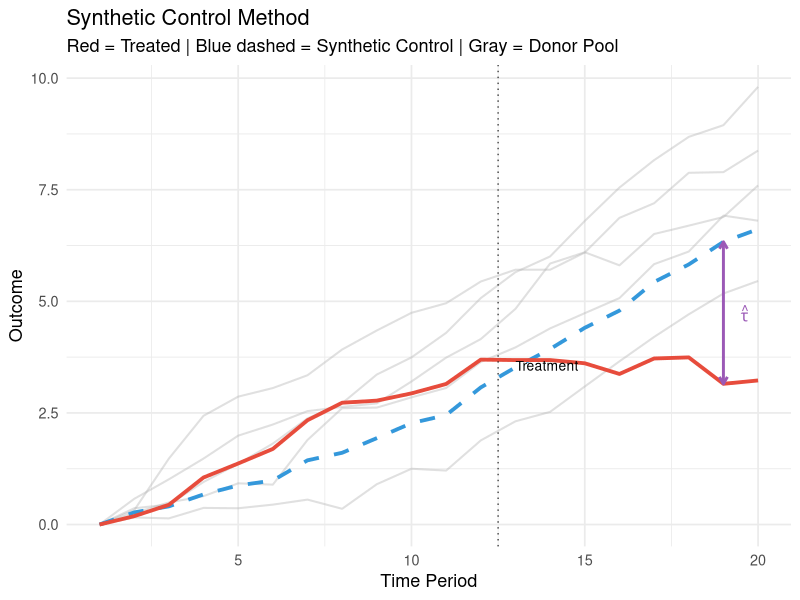
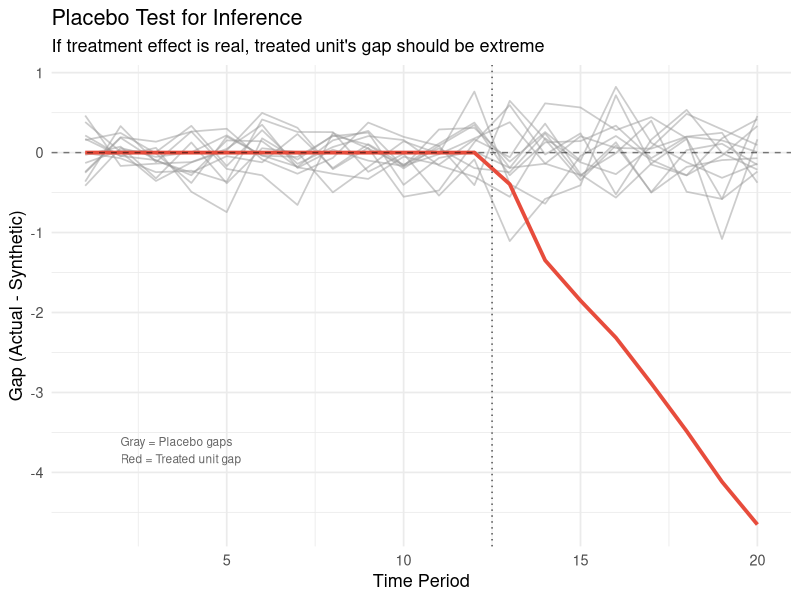
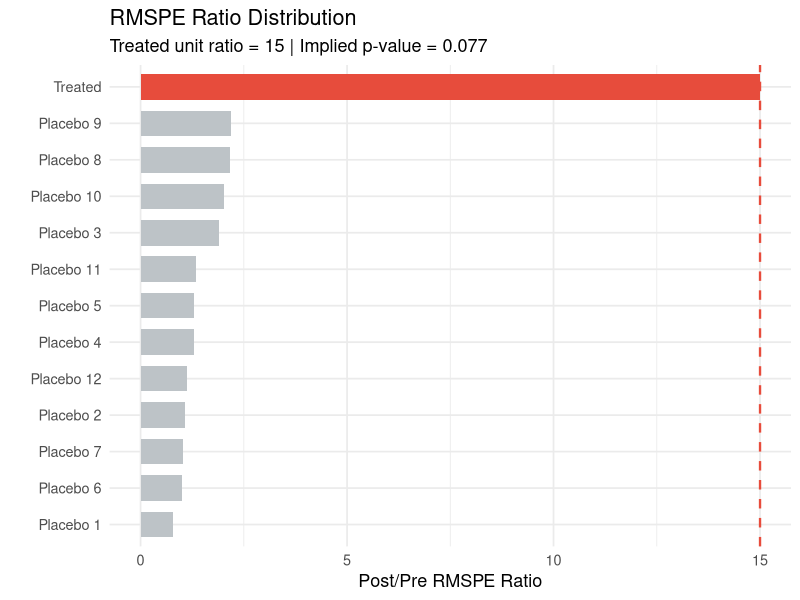
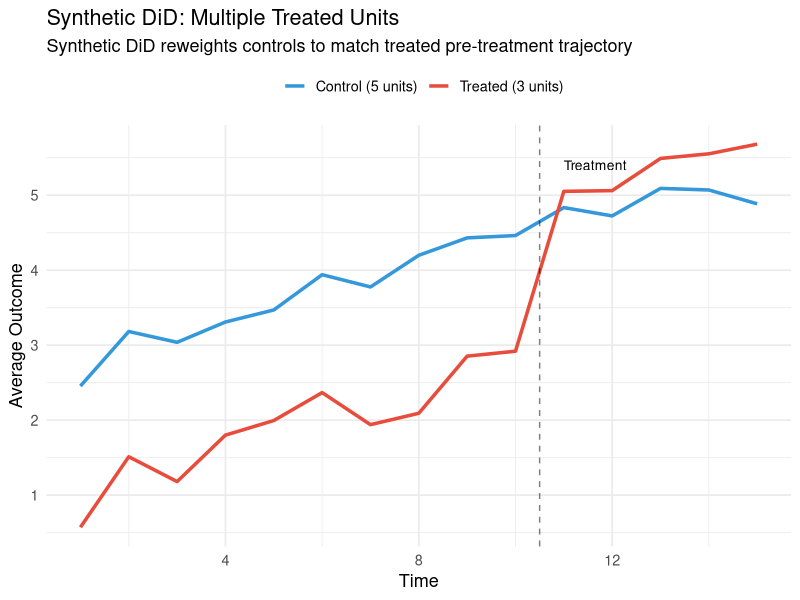
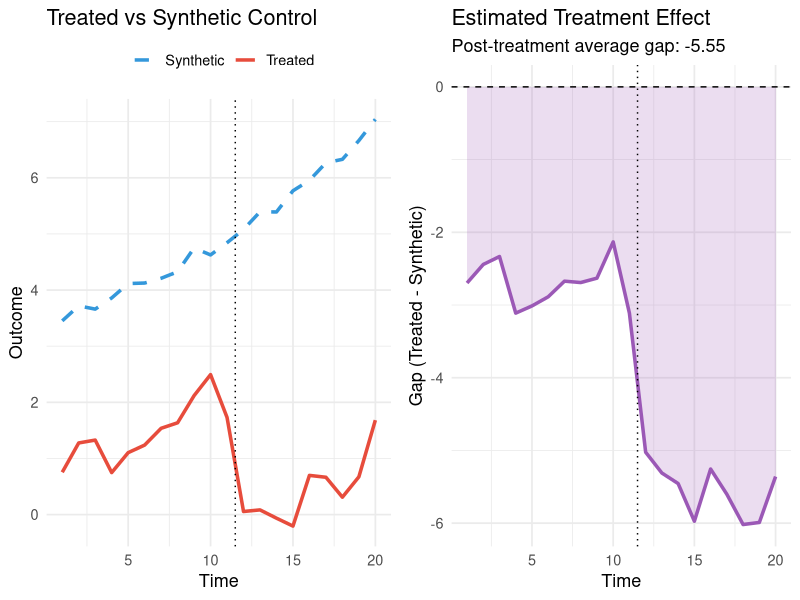
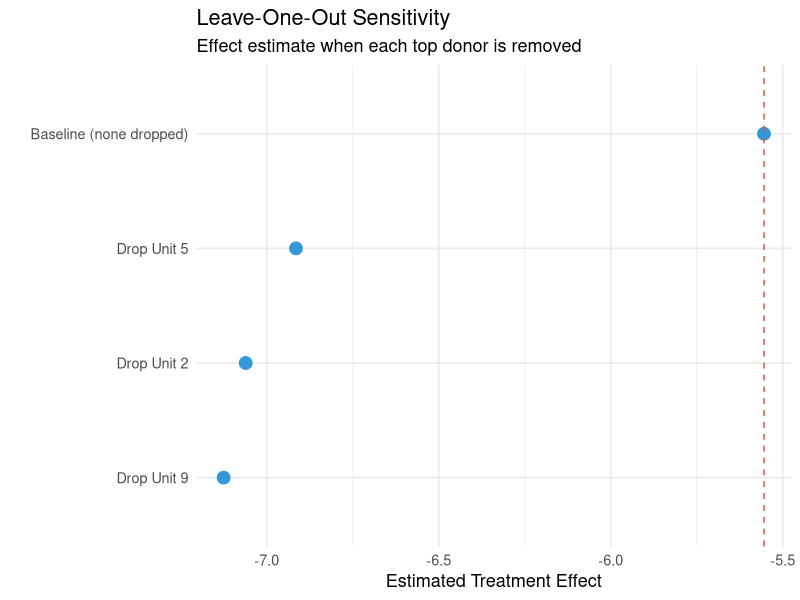

Here is the R script that generated these plots, in order:
## ---- chunk 1
#| label: setup
#| include: false

knitr::opts_chunk$set(
  echo = TRUE, warning = FALSE, message = FALSE,
  fig.width = 10, fig.height = 6, fig.align = "center"
)

library(dplyr)
library(tidyr)
library(ggplot2)

theme_set(theme_minimal(base_size = 13))
set.seed(42)
## ---- chunk 2
#| label: scm-visual
#| fig-cap: "Synthetic control: construct counterfactual from weighted donors"

# Simulate SCM scenario
set.seed(123)
T_total <- 20
T0 <- 12  # Treatment after period 12

# Treated unit trajectory
treated_base <- cumsum(c(0, rnorm(T0-1, 0.3, 0.2)))
treated_post <- treated_base[T0] + cumsum(rnorm(T_total - T0, -0.1, 0.25))
treated <- c(treated_base, treated_post)

# Donor units (5 potential controls)
donors <- lapply(1:5, function(i) {
  base <- cumsum(c(0, rnorm(T_total-1, 0.25 + 0.05*i, 0.3)))
  data.frame(time = 1:T_total, unit = paste("Donor", i), y = base)
}) %>% bind_rows()

# Optimal weights (illustrative - found to match pre-treatment)
weights <- c(0.45, 0.30, 0.15, 0.10, 0.00)

# Construct synthetic control
synthetic <- donors %>%
  mutate(weight = case_when(
    unit == "Donor 1" ~ weights[1],
    unit == "Donor 2" ~ weights[2],
    unit == "Donor 3" ~ weights[3],
    unit == "Donor 4" ~ weights[4],
    TRUE ~ weights[5]
  )) %>%
  group_by(time) %>%
  summarize(y = sum(y * weight), .groups = "drop")

# Combine for plotting
treated_df <- data.frame(time = 1:T_total, y = treated, unit = "Treated")

ggplot() +
  # Donor units (faded)
  geom_line(data = donors, aes(x = time, y = y, group = unit),
            color = "gray70", alpha = 0.4, linewidth = 0.7) +
  # Synthetic control
  geom_line(data = synthetic, aes(x = time, y = y),
            color = "#3498db", linewidth = 1.3, linetype = "dashed") +
  # Treated unit
  geom_line(data = treated_df, aes(x = time, y = y),
            color = "#e74c3c", linewidth = 1.3) +
  # Treatment line
  geom_vline(xintercept = T0 + 0.5, linetype = "dotted", alpha = 0.7) +
  annotate("text", x = T0 + 1, y = max(treated) * 0.95,
           label = "Treatment", hjust = 0, size = 3.5) +
  # Gap annotation
  annotate("segment", x = T_total - 1, xend = T_total - 1,
           y = treated[T_total-1], yend = synthetic$y[T_total-1],
           arrow = arrow(ends = "both", length = unit(0.08, "inches")),
           color = "#9b59b6", linewidth = 1) +
  annotate("text", x = T_total - 0.5,
           y = mean(c(treated[T_total-1], synthetic$y[T_total-1])),
           label = expression(hat(tau)), hjust = 0, size = 4, color = "#9b59b6") +
  labs(title = "Synthetic Control Method",
       subtitle = "Red = Treated | Blue dashed = Synthetic Control | Gray = Donor Pool",
       x = "Time Period", y = "Outcome") +
  theme(legend.position = "none")
## ---- chunk 3
#| label: placebo-test
#| fig-cap: "Placebo test: treated unit gap vs. placebo distribution"

# Simulate placebo test
set.seed(789)
n_placebo <- 12

# Treated unit has real effect
treated_gap <- c(rep(0, T0), cumsum(rnorm(T_total - T0, -0.5, 0.2)))

# Placebo gaps (no real effect)
placebo_gaps <- lapply(1:n_placebo, function(i) {
  gap <- c(rnorm(T0, 0, 0.25), rnorm(T_total - T0, 0, 0.35))
  data.frame(time = 1:T_total, gap = gap, unit = paste("Placebo", i))
}) %>% bind_rows()

# Combine
all_gaps <- bind_rows(
  data.frame(time = 1:T_total, gap = treated_gap, unit = "Treated"),
  placebo_gaps
)

ggplot(all_gaps, aes(x = time, y = gap, group = unit)) +
  geom_line(data = filter(all_gaps, unit != "Treated"),
            color = "gray60", alpha = 0.5, linewidth = 0.6) +
  geom_line(data = filter(all_gaps, unit == "Treated"),
            color = "#e74c3c", linewidth = 1.3) +
  geom_hline(yintercept = 0, linetype = "dashed", alpha = 0.5) +
  geom_vline(xintercept = T0 + 0.5, linetype = "dotted", alpha = 0.7) +
  annotate("text", x = 2, y = min(all_gaps$gap) * 0.8,
           label = "Gray = Placebo gaps\nRed = Treated unit gap",
           hjust = 0, size = 3, color = "gray40") +
  labs(title = "Placebo Test for Inference",
       subtitle = "If treatment effect is real, treated unit's gap should be extreme",
       x = "Time Period", y = "Gap (Actual - Synthetic)")
## ---- chunk 4
#| label: rmspe-ratio
#| fig-cap: "RMSPE ratio: normalizing by pre-treatment fit"

# Calculate RMSPE ratios
rmspe_pre <- c(0.12, runif(n_placebo, 0.15, 0.6))  # Treated has good fit
rmspe_post <- c(1.8, runif(n_placebo, 0.2, 1.2))   # Treated has large post gap

rmspe_df <- data.frame(
  unit = c("Treated", paste("Placebo", 1:n_placebo)),
  rmspe_pre = rmspe_pre,
  rmspe_post = rmspe_post
) %>%
  mutate(
    ratio = rmspe_post / rmspe_pre,
    is_treated = unit == "Treated"
  ) %>%
  arrange(desc(ratio))

# P-value
p_val <- mean(rmspe_df$ratio >= rmspe_df$ratio[rmspe_df$unit == "Treated"])

ggplot(rmspe_df, aes(x = reorder(unit, ratio), y = ratio, fill = is_treated)) +
  geom_col(width = 0.7) +
  geom_hline(yintercept = rmspe_df$ratio[rmspe_df$unit == "Treated"],
             linetype = "dashed", color = "#e74c3c", linewidth = 0.8) +
  coord_flip() +
  scale_fill_manual(values = c("FALSE" = "#bdc3c7", "TRUE" = "#e74c3c")) +
  labs(title = "RMSPE Ratio Distribution",
       subtitle = paste0("Treated unit ratio = ",
                        round(rmspe_df$ratio[rmspe_df$unit == "Treated"], 1),
                        " | Implied p-value = ", round(p_val, 3)),
       x = "", y = "Post/Pre RMSPE Ratio") +
  theme(legend.position = "none")
## ---- chunk 5
#| label: sdid-comparison
#| fig-cap: "Synthetic DiD handles multiple treated units"

# Illustrate multiple treated units scenario
sdid_data <- expand.grid(
  time = 1:15,
  unit = 1:8
) %>%
  mutate(
    treated = unit <= 3,
    post = time > 10,
    treatment = treated & post,
    # Generate outcomes
    unit_fe = unit * 0.4,
    time_trend = 0.2 * time,
    tau = ifelse(treatment, 2, 0),
    y = unit_fe + time_trend + tau + rnorm(n(), 0, 0.4),
    group = ifelse(treated, "Treated (3 units)", "Control (5 units)")
  )

# Aggregate by group
agg_data <- sdid_data %>%
  group_by(time, group) %>%
  summarize(y = mean(y), .groups = "drop")

ggplot(agg_data, aes(x = time, y = y, color = group)) +
  geom_line(linewidth = 1.2) +
  geom_vline(xintercept = 10.5, linetype = "dashed", alpha = 0.5) +
  scale_color_manual(values = c("Control (5 units)" = "#3498db",
                                 "Treated (3 units)" = "#e74c3c")) +
  annotate("text", x = 11, y = max(agg_data$y) * 0.95,
           label = "Treatment", hjust = 0, size = 3.5) +
  labs(title = "Synthetic DiD: Multiple Treated Units",
       subtitle = "Synthetic DiD reweights controls to match treated pre-treatment trajectory",
       x = "Time", y = "Average Outcome",
       color = "") +
  theme(legend.position = "top")
## ---- chunk 6
#| label: worked-example
#| fig-cap: "Complete SCM analysis workflow"

# Create synthetic panel data for demonstration
set.seed(42)
n_units <- 15
n_periods <- 20
treatment_time <- 12

# Unit 1 is treated
panel <- expand.grid(
  unit = 1:n_units,
  time = 1:n_periods
) %>%
  mutate(
    treated_unit = (unit == 1),
    post = (time >= treatment_time),
    treatment = treated_unit & post,
    # Pre-treatment characteristics
    x1 = rnorm(n(), mean = unit/5, sd = 0.3),
    x2 = rnorm(n(), mean = time/10, sd = 0.2),
    # Outcome with treatment effect for unit 1
    unit_fe = unit * 0.5,
    time_fe = 0.15 * time,
    tau = ifelse(treatment, -2.5 - 0.1*(time - treatment_time), 0),
    y = unit_fe + time_fe + 0.3*x1 + 0.2*x2 + tau + rnorm(n(), 0, 0.4)
  )

# --- Manual SCM Implementation ---

# Pre-treatment data
pre_data <- panel %>% filter(time < treatment_time)

# Treated unit pre-treatment outcomes
y_treated_pre <- pre_data %>%
  filter(unit == 1) %>%
  arrange(time) %>%
  pull(y)

# Donor pre-treatment outcomes (matrix: time × donors)
Y_donors_pre <- pre_data %>%
  filter(unit != 1) %>%
  pivot_wider(id_cols = time, names_from = unit, values_from = y) %>%
  arrange(time) %>%
  select(-time) %>%
  as.matrix()

# Find weights via constrained least squares (simplified)
# In practice, use quadprog or augsynth
# Here: OLS projection then normalize positive weights

weights_raw <- coef(lm(y_treated_pre ~ Y_donors_pre - 1))
weights_raw[is.na(weights_raw) | weights_raw < 0] <- 0
weights <- weights_raw / sum(weights_raw)

# Construct synthetic control for all periods
synthetic <- panel %>%
  filter(unit != 1) %>%
  left_join(
    data.frame(unit = 2:n_units, weight = weights),
    by = "unit"
  ) %>%
  group_by(time) %>%
  summarize(y_synth = sum(y * weight, na.rm = TRUE), .groups = "drop")

# Get treated outcomes
treated_outcomes <- panel %>%
  filter(unit == 1) %>%
  select(time, y_treated = y)

# Calculate gaps
results <- left_join(treated_outcomes, synthetic, by = "time") %>%
  mutate(gap = y_treated - y_synth)

# --- Visualization ---

p1 <- ggplot(results, aes(x = time)) +
  geom_line(aes(y = y_treated, color = "Treated"), linewidth = 1.2) +
  geom_line(aes(y = y_synth, color = "Synthetic"), linewidth = 1.2, linetype = "dashed") +
  geom_vline(xintercept = treatment_time - 0.5, linetype = "dotted") +
  scale_color_manual(values = c("Treated" = "#e74c3c", "Synthetic" = "#3498db")) +
  labs(title = "Treated vs Synthetic Control",
       x = "Time", y = "Outcome", color = "") +
  theme(legend.position = "top")

p2 <- ggplot(results, aes(x = time, y = gap)) +
  geom_line(linewidth = 1.2, color = "#9b59b6") +
  geom_ribbon(aes(ymin = pmin(0, gap), ymax = pmax(0, gap)),
              fill = "#9b59b6", alpha = 0.2) +
  geom_hline(yintercept = 0, linetype = "dashed") +
  geom_vline(xintercept = treatment_time - 0.5, linetype = "dotted") +
  labs(title = "Estimated Treatment Effect",
       subtitle = paste0("Post-treatment average gap: ",
                        round(mean(results$gap[results$time >= treatment_time]), 2)),
       x = "Time", y = "Gap (Treated - Synthetic)")

gridExtra::grid.arrange(p1, p2, ncol = 2)
## ---- chunk 7
#| label: pretreatment-fit

# Pre-treatment fit statistics
pre_fit <- results %>%
  filter(time < treatment_time) %>%
  summarize(
    RMSPE = sqrt(mean(gap^2)),
    MAE = mean(abs(gap)),
    Max_Gap = max(abs(gap)),
    Mean_Gap = mean(gap)
  )

cat("Pre-Treatment Fit Diagnostics:\n")
cat("  RMSPE:", round(pre_fit$RMSPE, 3), "\n")
cat("  MAE:", round(pre_fit$MAE, 3), "\n")
cat("  Max Gap:", round(pre_fit$Max_Gap, 3), "\n")
cat("  Mean Gap:", round(pre_fit$Mean_Gap, 4), "(should be ~0)\n")
## ---- chunk 8
#| label: weight-check

# Weight distribution
weight_df <- data.frame(
  unit = 2:n_units,
  weight = weights
) %>%
  filter(weight > 0.001) %>%
  arrange(desc(weight))

cat("Donor Weights (non-zero):\n")
print(weight_df)
cat("\nNumber of donors with positive weight:", sum(weights > 0.001), "of", n_units - 1, "\n")
## ---- chunk 9
#| label: leave-one-out
#| fig-cap: "Leave-one-out sensitivity analysis"

# Identify top donors
top_donors <- weight_df$unit[1:min(3, nrow(weight_df))]

# Leave-one-out analysis
loo_results <- lapply(top_donors, function(drop_unit) {
  # Re-estimate without this donor
  Y_donors_loo <- pre_data %>%
    filter(unit != 1, unit != drop_unit) %>%
    pivot_wider(id_cols = time, names_from = unit, values_from = y) %>%
    arrange(time) %>%
    select(-time) %>%
    as.matrix()

  # New weights
  w_loo <- coef(lm(y_treated_pre ~ Y_donors_loo - 1))
  w_loo[is.na(w_loo) | w_loo < 0] <- 0
  w_loo <- w_loo / sum(w_loo)

  # New synthetic for post-treatment
  remaining_units <- setdiff(2:n_units, drop_unit)
  synth_loo <- panel %>%
    filter(unit %in% remaining_units, time >= treatment_time) %>%
    left_join(
      data.frame(unit = remaining_units, weight = w_loo),
      by = "unit"
    ) %>%
    group_by(time) %>%
    summarize(y_synth = sum(y * weight, na.rm = TRUE), .groups = "drop")

  avg_gap <- mean(treated_outcomes$y_treated[treated_outcomes$time >= treatment_time] -
                  synth_loo$y_synth)

  data.frame(dropped = paste("Drop Unit", drop_unit), effect = avg_gap)
}) %>% bind_rows()

# Add baseline
baseline <- mean(results$gap[results$time >= treatment_time])
loo_results <- bind_rows(
  data.frame(dropped = "Baseline (none dropped)", effect = baseline),
  loo_results
)

ggplot(loo_results, aes(x = reorder(dropped, effect), y = effect)) +
  geom_point(size = 4, color = "#3498db") +
  geom_hline(yintercept = baseline, linetype = "dashed", color = "#e74c3c") +
  coord_flip() +
  labs(title = "Leave-One-Out Sensitivity",
       subtitle = "Effect estimate when each top donor is removed",
       x = "", y = "Estimated Treatment Effect")
